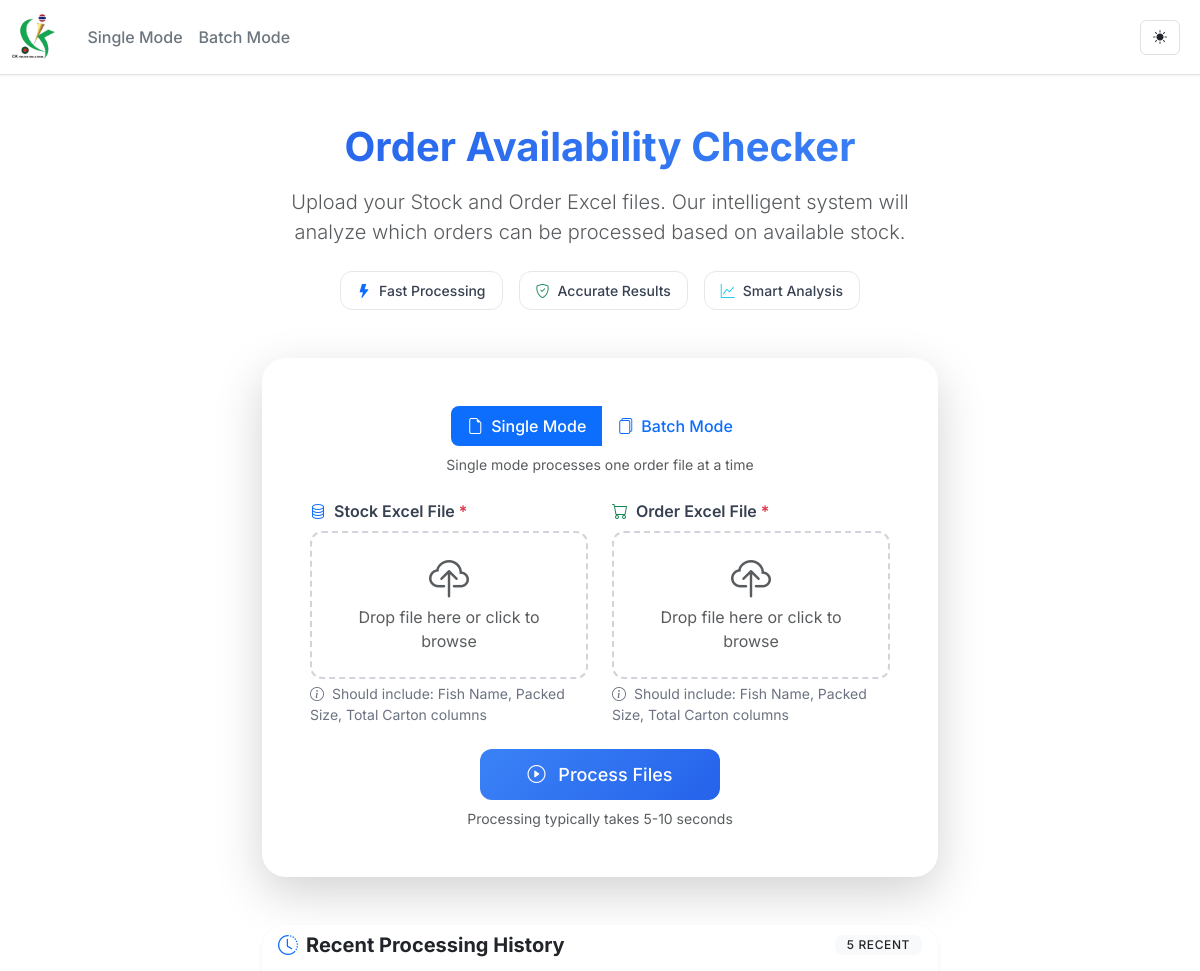
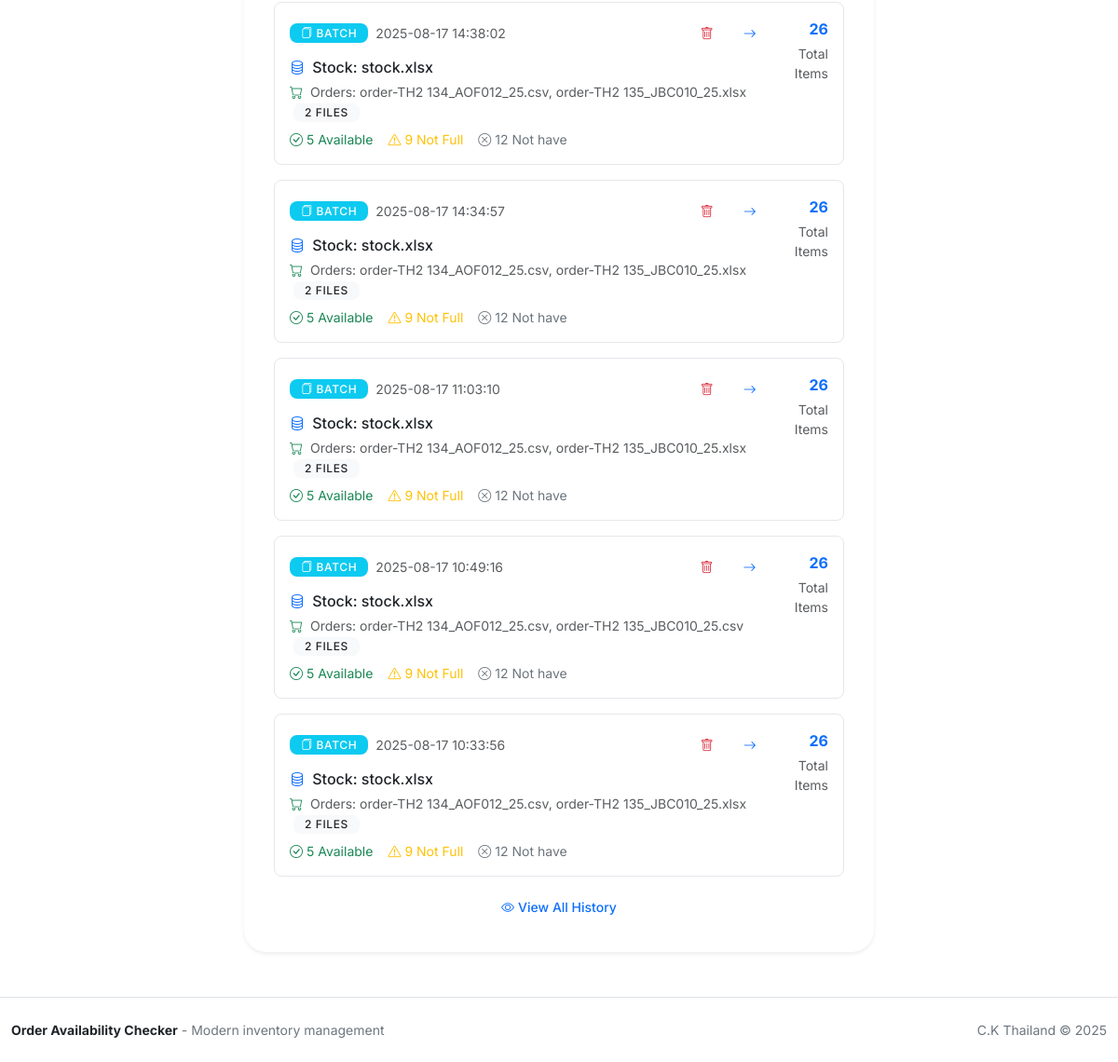
The page / on the database its author committed (2 pictures, top to bottom).
### tables this page shows
CREATE TABLE processing_sessions (
            id INTEGER PRIMARY KEY AUTOINCREMENT,
            session_token TEXT UNIQUE NOT NULL,
            batch_token TEXT,
            created_at TIMESTAMP DEFAULT CURRENT_TIMESTAMP,
            processing_type TEXT NOT NULL, -- 'single' or 'batch'
            total_items INTEGER DEFAULT 0,
            full_items INTEGER DEFAULT 0,
            not_full_items INTEGER DEFAULT 0,
            not_have_items INTEGER DEFAULT 0,
            total_kg REAL DEFAULT 0,
            full_kg REAL DEFAULT 0,
            not_full_kg REAL DEFAULT 0,
            not_have_kg REAL DEFAULT 0
        );

### app.py (the view)
@app.get("/")
def index():
    recent_sessions = get_recent_sessions(limit=5)
    return render_template("index.html", recent_sessions=recent_sessions)

### app.py (called while the page is built)
def get_recent_sessions(limit: int = 10) -> List[Dict[str, Any]]:
    conn = sqlite3.connect(DATABASE_PATH)
    conn.row_factory = sqlite3.Row
    cursor = conn.cursor()
    cursor.execute('''
        SELECT ps.*,
               COUNT(CASE WHEN uf.file_type = 'stock' THEN 1 END) as stock_files,
               COUNT(CASE WHEN uf.file_type = 'order' THEN 1 END) as order_files,
               GROUP_CONCAT(CASE WHEN uf.file_type = 'stock' THEN uf.original_filename END) as stock_filename,
               GROUP_CONCAT(CASE WHEN uf.file_type = 'order' THEN uf.original_filename END, ', ') as order_filenames
        FROM processing_sessions ps
        LEFT JOIN uploaded_files uf ON ps.id = uf.session_id
        GROUP BY ps.id
        ORDER BY datetime(ps.created_at) DESC
        LIMIT ?
    ''', (limit,))
    sessions = [dict(row) for row in cursor.fetchall()]
    conn.close()
    return sessions

### templates/index.html (shortened to what this page needs)
{% extends 'base.html' %}
{% block content %}
    <div class="container py-5">
      <div class="row justify-content-center">
        <div class="col-lg-8 col-xl-7">
          <div class="text-center mb-5">
            <h1 class="display-6 fw-bold text-gradient mb-3">Order Availability Checker</h1>
            <p class="lead text-muted mb-4">
              Upload your Stock and Order Excel files. Our intelligent system will analyze which orders can be processed based on available stock.
            </p>
            <div class="d-flex justify-content-center gap-3 mb-4">
              <div class="feature-badge">
                <i class="bi bi-lightning-fill text-primary"></i>
                <span class="ms-2">Fast Processing</span>
              </div>
              <div class="feature-badge">
                <i class="bi bi-shield-check text-success"></i>
                <span class="ms-2">Accurate Results</span>
              </div>
              <div class="feature-badge">
                <i class="bi bi-graph-up text-info"></i>
                <span class="ms-2">Smart Analysis</span>
              </div>
            </div>
          </div>
          <div class="card shadow-lg border-0">
            <div class="card-body p-4 p-md-5">
              <div class="text-center mb-4">
                <div class="btn-group" role="group" aria-label="Processing mode selection">
                  <label class="btn btn-outline-primary" for="single-mode">
                    <i class="bi bi-file-earmark me-2"></i>Single Mode
                  </label>
                  <a class="btn btn-outline-primary" href="{{ url_for('batch_index') }}">
                    <i class="bi bi-files me-2"></i>Batch Mode
                  </a>
                </div>
                <p class="small text-muted mt-2 mb-0">Single mode processes one order file at a time</p>
              </div>
              <form class="needs-validation upload-form" method="post" action="{{ url_for('process') }}" enctype="multipart/form-data" novalidate>
                <div class="row g-4">
                  <div class="col-md-6">
                    <div class="upload-section">
                      <label class="form-label d-flex align-items-center">
                        <i class="bi bi-database me-2 text-primary"></i>
                        <span class="fw-semibold">Stock Excel File</span>
                        <span class="text-danger ms-1">*</span>
                      </label>
                      <div class="file-upload-wrapper">
                        <div class="file-upload-overlay">
                          <i class="bi bi-cloud-upload display-6 text-muted mb-2"></i>
                          <p class="text-muted mb-0">Drop file here or click to browse</p>
                        </div>
                      </div>
                      <div id="stock-file-help" class="form-text">
                        <i class="bi bi-info-circle me-1"></i>
                        Should include: Fish Name, Packed Size, Total Carton columns
                      </div>
                    </div>
                  </div>
                  <div class="col-md-6">
                    <div class="upload-section">
                      <label class="form-label d-flex align-items-center">
                        <i class="bi bi-cart me-2 text-success"></i>
                        <span class="fw-semibold">Order Excel File</span>
                        <span class="text-danger ms-1">*</span>
                      </label>
                      <div class="file-upload-wrapper">
                        <div class="file-upload-overlay">
                          <i class="bi bi-cloud-upload display-6 text-muted mb-2"></i>
                          <p class="text-muted mb-0">Drop file here or click to browse</p>
                        </div>
                      </div>
                      <div id="order-file-help" class="form-text">
                        <i class="bi bi-info-circle me-1"></i>
                        Should include: Fish Name, Packed Size, Total Carton columns
                      </div>
                    </div>
                  </div>
                </div>
                <div class="text-center mt-4">
                  <button class="btn btn-primary btn-lg px-5" type="submit">
                    <i class="bi bi-play-circle me-2"></i>
                    <span class="btn-text">Process Files</span>
                  </button>
                  <p class="small text-muted mt-2 mb-0">Processing typically takes 5-10 seconds</p>
                </div>
              </form>
            </div>
          </div>
        </div>
        {% if recent_sessions %}
        <div class="col-lg-8 col-xl-7 mt-5">
          <div class="card shadow-sm border-0">
            <div class="card-header bg-transparent border-0 pb-0">
              <div class="d-flex align-items-center justify-content-between">
                <h5 class="fw-bold text-dark mb-0">
                  <i class="bi bi-clock-history me-2 text-primary"></i>Recent Processing History
                </h5>
                <span class="badge bg-light text-dark">{{ recent_sessions|length }} recent</span>
              </div>
            </div>
            <div class="card-body pt-3">
              <div class="row g-3">
                {% for session in recent_sessions %}
                <div class="col-12">
                  <div class="border rounded-3 p-3 hover-shadow transition-all history-item" data-href="{{ url_for('view_session', session_id=session.id) }}">
                      <div class="d-flex align-items-start justify-content-between">
                        <div class="flex-grow-1">
                          <div class="d-flex align-items-center gap-2 mb-2">
                            {% if session.processing_type == 'batch' %}
                              <span class="badge bg-info text-white">
                                <i class="bi bi-files me-1"></i>Batch
                              </span>
                            {% else %}
                              <span class="badge bg-success text-white">
                                <i class="bi bi-file-earmark me-1"></i>Single
                              </span>
                            {% endif %}
                          <small class="text-muted">{{ session.created_at }}</small>
                          <div class="ms-auto d-flex align-items-center gap-2">
                            <form method="post" action="{{ url_for('delete_session') }}" onsubmit="return handleDeleteSubmit(event);">
                              <button type="submit" class="btn btn-sm btn-outline-danger" title="Delete" onclick="event.stopPropagation();"><i class="bi bi-trash"></i></button>
                            </form>
                            <a href="{{ url_for('view_session', session_id=session.id) }}" class="btn btn-sm btn-outline-primary" title="Open" onclick="event.stopPropagation();"><i class="bi bi-arrow-right"></i></a>
                          </div>
                          </div>
                          <div class="mb-2">
                            <div class="fw-medium text-dark mb-1">
                              <i class="bi bi-database text-primary me-1"></i>
                              Stock: {{ session.stock_filename or 'Unknown' }}
                            </div>
                            <div class="text-muted small">
                              <i class="bi bi-cart text-success me-1"></i>
                              Orders: {{ session.order_filenames or 'Unknown' }}
                              <span class="badge bg-light text-dark ms-1">{{ session.order_files }} files</span>
                            </div>
                          </div>
                          <div class="d-flex gap-3 small">
                            <span class="text-success">
                              <i class="bi bi-check-circle me-1"></i>{{ session.full_items }} Available
                            </span>
                            <span class="text-warning">
                              <i class="bi bi-exclamation-triangle me-1"></i>{{ session.not_full_items }} Not Full
                            </span>
                            <span class="text-secondary">
                              <i class="bi bi-x-circle me-1"></i>{{ session.not_have_items }} Not have
                            </span>
                          </div>
                        </div>
                        <div class="text-end">
                          <div class="fw-bold text-primary mb-1">{{ session.total_items }}</div>
                          <div class="small text-muted">Total Items</div>
                        </div>
                      </div>
                  </div>
                </div>
                {% endfor %}
              </div>
              <div class="text-center mt-3">
                <button class="btn btn-outline-primary btn-sm" onclick="showAllHistory()">
                  <i class="bi bi-eye me-1"></i>View All History
                </button>
              </div>
            </div>
          </div>
        </div>
        {% endif %}
      </div>
    </div>
{% endblock %}

### templates/base.html (shortened to what this page needs)
<!doctype html>
<html lang="en">
  <head>
    <link rel="stylesheet" href="https://cdn.jsdelivr.net/npm/bootstrap@5.3.3/dist/css/bootstrap.min.css" />
    <link rel="stylesheet" href="https://cdn.jsdelivr.net/npm/bootstrap-icons@1.11.2/font/bootstrap-icons.css">
    <link rel="stylesheet" href="{{ url_for('static', filename='styles.css') }}" />
  </head>
  <body class="d-flex flex-column min-vh-100" data-bs-theme="light">
    <nav class="navbar navbar-expand-lg" role="navigation" aria-label="Main navigation">
      <div class="container">
        <a class="navbar-brand d-flex align-items-center" href="{{ url_for('index') }}" aria-label="OrderAI Home">
          <img src="{{ url_for('static', filename='images/logo-thai.png') }}" alt="OrderAI" class="brand-logo me-2" />
        </a>
        <div class="collapse navbar-collapse" id="navbarsMain">
          <ul class="navbar-nav me-auto mb-2 mb-lg-0">
            <li class="nav-item">
              <a class="nav-link" href="{{ url_for('index') }}"
                 {% if request.endpoint == 'index' %}aria-current="page"{% endif %}>
                <span>Single Mode</span>
              </a>
            </li>
            <li class="nav-item">
              <a class="nav-link" href="{{ url_for('batch_index') }}"
                 {% if request.endpoint == 'batch_index' %}aria-current="page"{% endif %}>
                <span>Batch Mode</span>
              </a>
            </li>
          </ul>
          <div class="navbar-nav">
            <button id="theme-toggle" class="btn btn-outline-secondary btn-sm me-2" type="button" title="Toggle theme">
              <i id="theme-icon" class="bi bi-sun-fill"></i>
            </button>
          </div>
        </div>
      </div>
    </nav>
    <main id="main-content" class="flex-grow-1" role="main">
      {% block content %}{% endblock %}
    </main>
    <footer class="footer mt-auto py-4" role="contentinfo" style="background: var(--navbar-bg); border-top: 1px solid var(--border-color);">
      <div class="container">
        <div class="row align-items-center">
          <div class="col-md-6">
            <p class="small mb-0" style="color: var(--text-secondary);">
              <strong style="color: var(--text-primary);">Order Availability Checker</strong> - Modern inventory management
            </p>
          </div>
          <div class="col-md-6 text-md-end">
            <p class="small mb-0" style="color: var(--text-secondary);">
              C.K Thailand © 2025
            </p>
          </div>
        </div>
      </div>
    </footer>
  </body>
  </html>

### rows shown on the page
processing_sessions: processing_type "batch" (drawn), created_at "2025-08-17 14:38:02", stock_filename "stock.xlsx", order_filenames "order-TH2 134_AOF012_25.csv, order-TH2 135_JBC010_25.xlsx", order_files "2", full_items "5", not_full_items "9", not_have_items "12", total_items "26"
processing_sessions: processing_type "batch" (drawn), created_at "2025-08-17 14:34:57", stock_filename "stock.xlsx", order_filenames "order-TH2 134_AOF012_25.csv, order-TH2 135_JBC010_25.xlsx", order_files "2", full_items "5", not_full_items "9", not_have_items "12", total_items "26"
processing_sessions: processing_type "batch" (drawn), created_at "2025-08-17 11:03:10", stock_filename "stock.xlsx", order_filenames "order-TH2 134_AOF012_25.csv, order-TH2 135_JBC010_25.xlsx", order_files "2", full_items "5", not_full_items "9", not_have_items "12", total_items "26"
processing_sessions: processing_type "batch" (drawn), created_at "2025-08-17 10:49:16", stock_filename "stock.xlsx", order_filenames "order-TH2 134_AOF012_25.csv, order-TH2 135_JBC010_25.csv", order_files "2", full_items "5", not_full_items "9", not_have_items "12", total_items "26"
processing_sessions: processing_type "batch" (drawn), created_at "2025-08-17 10:33:56", stock_filename "stock.xlsx", order_filenames "order-TH2 134_AOF012_25.csv, order-TH2 135_JBC010_25.xlsx", order_files "2", full_items "5", not_full_items "9", not_have_items "12", total_items "26"

### other values the page prints
{{ recent_sessions|length }} "5"
